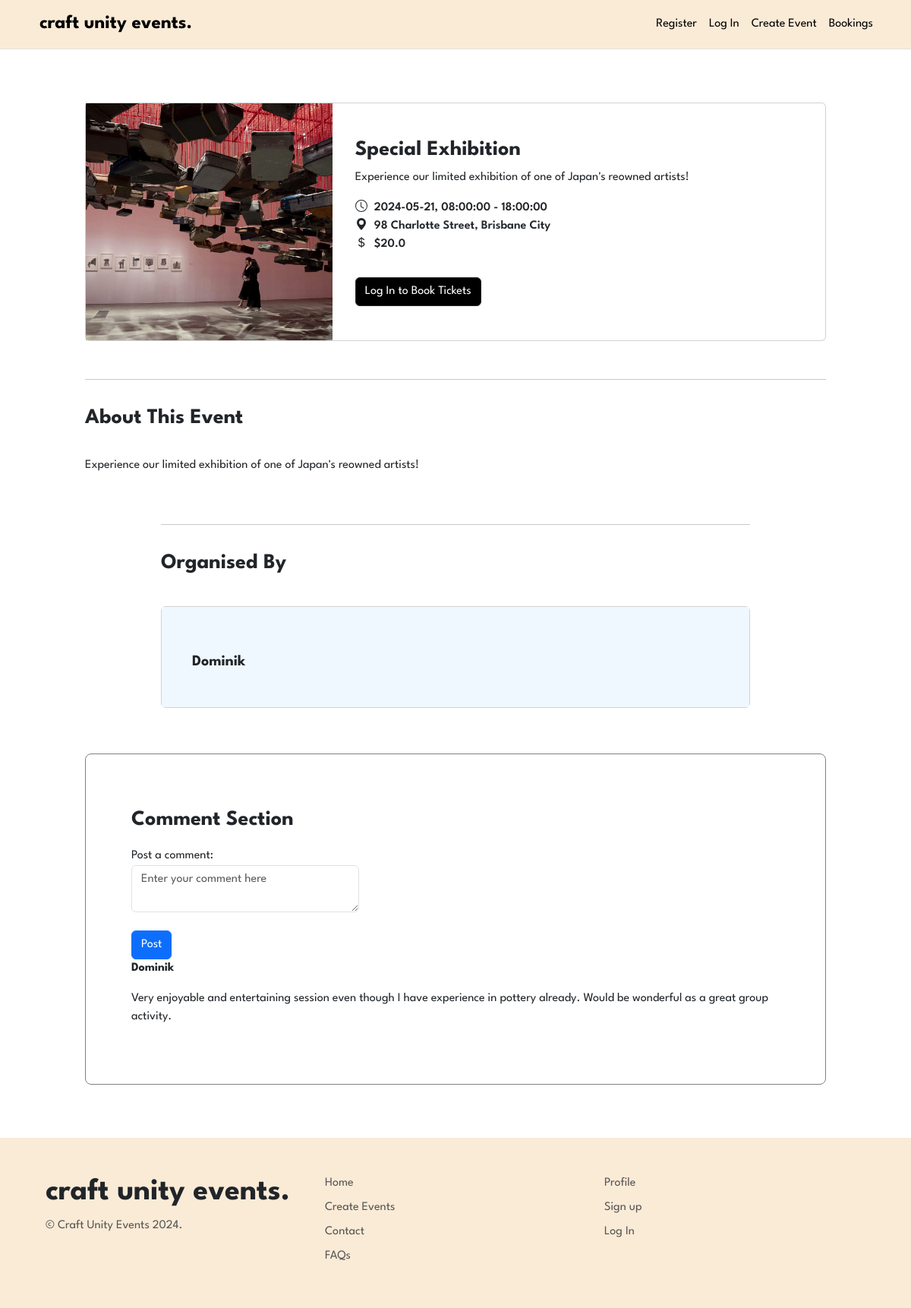
Screenshot of /events/2 with the database file from the repository.
### craftunityevents/models.py (models this page shows, shortened)
class Event(db.Model):
    __tablename__ = 'events'
    id = db.Column(db.Integer, primary_key=True)
    event_name = db.Column(db.String(100), nullable=False)
    event_category = db.Column(db.String(20), nullable=False)
    event_thumbnail = db.Column(db.String(400))
    event_summary = db.Column(db.String(200))
    event_location = db.Column(db.String(200), nullable=False)
    event_type  = db.Column(db.String(200), nullable=False)
    start_date = db.Column(db.Date, nullable=False)
    end_date = db.Column(db.Date, nullable=False)
    event_description = db.Column(db.String(400))
    start_time = db.Column(db.Time, nullable=False)
    end_time = db.Column(db.Time, nullable=False)
    ticket_price = db.Column(db.Float, nullable=False)
    ticket_quantity = db.Column(db.Integer, nullable=False)
    user_id = db.Column(db.Integer, db.ForeignKey('users.id'))
    comments = db.relationship('Comment', backref='event', lazy=True)
    event_bookings = db.relationship('Booking', backref='event', lazy=True)

class User(db.Model, UserMixin):
    __tablename__ = 'users'
    id = db.Column(db.Integer, primary_key=True)
    full_name = db.Column(db.String(100), index=True, unique=True, nullable=False)
    contact_number = db.Column(db.Integer, index=True, nullable=False)
    email_id = db.Column(db.String(100), index=True, nullable=False)
    address = db.Column(db.String(100), index=True, nullable=False)
    password_hash = db.Column(db.String(400), nullable=False)
    comments = db.relationship('Comment', backref='user', lazy=True)
    bookings = db.relationship('Booking', backref='user', lazy=True)
    created_event = db.relationship('Event', backref='user', lazy=True)

class Comment(db.Model):
    __tablename__ = 'comments'
    id = db.Column(db.Integer, primary_key=True)
    text = db.Column(db.String(400), nullable=False)
    posted_at = db.Column(db.DateTime, default=datetime.now, nullable=False)
    event_id = db.Column(db.Integer, db.ForeignKey('events.id'), nullable=False)
    user_id = db.Column(db.Integer, db.ForeignKey('users.id'), nullable=False)

### craftunityevents/events.py (the view)
@destbp.route('/<id>')
def details(id):
    event = db.session.scalar(db.select(Event).where(Event.id == id))
    comment_form = CommentForm()
    return render_template('events/event_details.html', event=event, form=comment_form)

### craftunityevents/forms.py
class CommentForm(FlaskForm):
    text = TextAreaField('Comment', [InputRequired("Type your comment...")])
    submit = SubmitField('Post Comment')

### craftunityevents/templates/events/event_details.html (shortened to what this page needs)
{% extends 'base.html' %}
{% import "bootstrap5/form.html" as wtf %}
{% block content %}
<main>
    <section class="details">
        <article class="card mb-3 mx-auto" style="max-width: 1000px;">
            <div class="image row g-0">
                <div class="col-md-4">
                    <img src="{{ url_for('static', filename='image/' ~ event.event_thumbnail) }}" class="eventimg" alt="Image of event">
                </div>
                <div class="col-md-8">
                    <div class="rightcol card-body">
                        <h3>{{ event.event_name }}</h3>
                        <p>{{ event.event_description }}</p>
                        <div class="basic-info">
                            <div>
                                <svg xmlns="http://www.w3.org/2000/svg" width="16" height="16" fill="currentColor" class="bi bi-clock" viewBox="0 0 16 16">
                                    <path d="M8 3.5a.5.5 0 0 0-1 0V9a.5.5 0 0 0 .252.434l3.5 2a.5.5 0 0 0 .496-.868L8 8.71z"/>
                                    <path d="M8 16A8 8 0 1 0 8 0a8 8 0 0 0 0 16m7-8A7 7 0 1 1 1 8a7 7 0 0 1 14 0"/>
                                </svg>
                                {{ event.start_date }}, {{ event.start_time }} - {{ event.end_time }}
                            </div>
                            <div>
                                <svg xmlns="http://www.w3.org/2000/svg" width="16" height="16" fill="currentColor" class="bi bi-geo-alt-fill" viewBox="0 0 16 16">
                                    <path d="M8 16s6-5.686 6-10A6 6 0 0 0 2 6c0 4.314 6 10 6 10m0-7a3 3 0 1 1 0-6 3 3 0 0 1 0 6"/>
                                </svg>
                                {{ event.event_location }}
                            </div>
                            <div class="mb-3">
                                ${{ event.ticket_price }}
                            </div>
                            <div class="bookingmodal d-flex align-items-center">
                                {% if current_user.is_authenticated %}
                                    <button type="button" class="btn btn-dark" data-bs-toggle="modal" data-bs-target="#exampleModal">
                                        Book Tickets
                                    </button>
                                {% else %}
                                    <a href="{{ url_for('auth.login') }}" class="btn btn-dark">
                                        Log In to Book Tickets
                                    </a>
                                {% endif %}
                            </div>
                        </div>
                    </div>
                </div>
            </div>
        </article>
        <section class="eventinfo container-fluid">
            <hr class="my-4">
            <h3>About This Event</h3>
            <p>{{ event.event_description }}</p>
        </section>
        <section class="organiser container-fluid borders">
            <hr class="my-4">
            <h3>Organised By</h3>
            <div class="usercommentcard card">
                <div class="organiserbox card-body">
                    <div class="row">
                        <div class="organiserinfo col-sm-9">
                            <h5>{{ event.user.full_name }}</h5>
                        </div>
                    </div>
                </div>
            </div>
        </section>
        <section class="comments container-fluid">
            <div class="row">
                <div class="col">
                    <h3>Comment Section</h3>
                </div>
            </div>
            <form method="POST" action="{{ url_for('event.comment', id=event.id) }}">
                <div class="form-group">
                    <label for="comment">Post a comment:</label>
                    {{ form.text(class="form-control", id="comment", placeholder="Enter your comment here") }}
                </div>
                <br>
                <button type="submit" class="btn btn-primary">Post</button>
                {% for comment in event.comments %}
                    <b><p>{{ comment.user.full_name }}</p></b>
                    <p>{{ comment.text }}</p>
                {% endfor %}
            </form>
        </section>
</main>
{% endblock %}

### craftunityevents/static/style/style.css (style rules this page uses)
* { margin: 0; padding: 0; box-sizing: border-box; font-family: "League Spartan", sans-serif; }
html { animation: fadein ease 1s; scroll-behavior: smooth; }
main { animation: fadeInAnimation ease 1s; animation-iteration-count: 1; animation-fill-mode: forwards; }
@media (min-width: 768px) { .cardrow h3, .card-body h3 { margin-top: 15px; font-weight: 700; } }
@media (min-width: 768px) { .basic-info { font-weight: 600; } }
@media (min-width: 768px) { .basic-info a { margin: 15px 0px; background-color: black; font-weight: 400; } }
@media (min-width: 768px) { .details { padding: 70px !important; } }
@media (min-width: 768px) { .imagehover, .eventimg { object-fit: cover; max-width: 100%; max-height: 100%; width: 100%; height: 200px; max-width: 400px; transition: 0.3s; } }
.form-control { width: 300px !important; max-width: 100% !important; }
.bi { width: 1em; height: 1em; margin-bottom: 5px; margin-right: 5px; }
.event-time, .eventinfo p, .eventrow { padding: 15px 0px; }
.col-md-4 img { object-fit: cover; height: 100%; }
.rightcol { padding: 30px !important; }
.eventinfo { padding: 10px 0px !important; max-width: 1000px; }
.eventinfo h3, .organiser h3, .comments h3 { padding: 10px 0px; font-weight: 700; }
.bookingmodal { width: 100%; max-width: 1250px; }
.organiser { padding-bottom: 30px; max-width: 800px; }
.organiserbox { padding: 40px !important; background: aliceblue; }
.organiserinfo { margin-top: 20px !important; }
.organiser h5 { font-weight: 700; font-size: 20px; }
.comments { max-width: 1000px; padding: 5vw !important; border-style: solid; border-color: grey; border-radius: 8px; border-width: 1px; }
.usercommentcard { margin: 30px 0px !important; }

### rows the page displays
Event: event_thumbnail (picture), event_name "Special Exhibition", event_description "Experience our limited exhibition of one of Japan's reowned artists!", start_date "2024-05-21", start_time "08:00:00", end_time "18:00:00", event_location "98 Charlotte Street, Brisbane City", ticket_price "20.0"
User: user.full_name "Dominik"
Comment: user.full_name "Dominik", text "Very enjoyable and entertaining session even though I have experience in pottery already. Would be wonderful as a great group activity."
